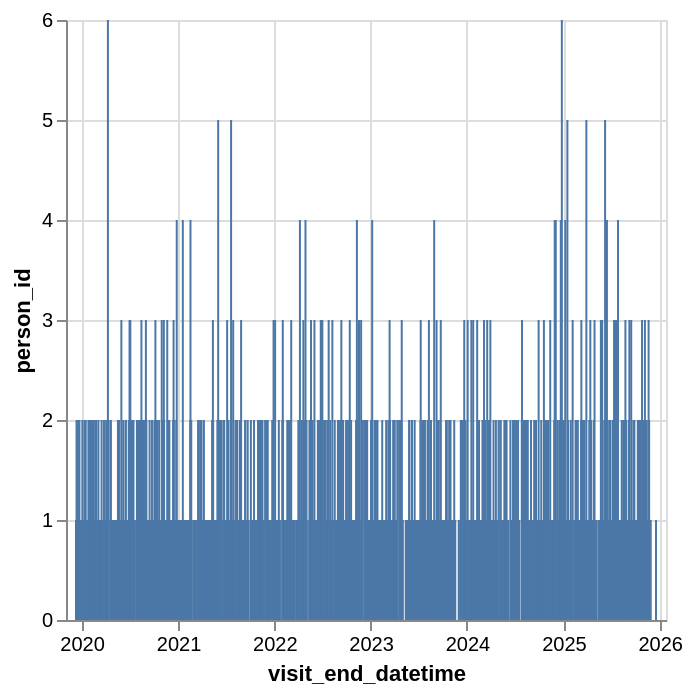

Source (notebook cell):
### Code cell
alt.Chart(visit_end_summary).mark_bar(size=1).encode(
    alt.X('visit_end_datetime:T', scale=alt.Scale(padding=5)),
    y='person_id:Q'
)

### Figure 1 — Vega-Lite specification as saved in the notebook (floating-point values rounded to 4 significant figures; data arrays with more than 128 entries replaced by an {"elided": "..."} marker saying what was removed)
{"config": {"view": {"continuousWidth": 300, "continuousHeight": 300}}, "data": {"name": "data-c61192ed046c1d80d0a9295b3d3e3e1c"}, "mark": {"type": "bar", "size": 1}, "encoding": {"x": {"field": "visit_end_datetime", "scale": {"padding": 5}, "type": "temporal"}, "y": {"field": "person_id", "type": "quantitative"}}, "$schema": "https://vega.github.io/schema/vega-lite/v6.4.1.json", "datasets": {"data-c61192ed046c1d80d0a9295b3d3e3e1c": {"elided": "1066 records"}}}
